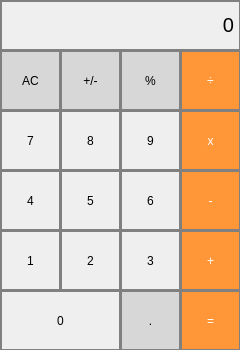
<?xml version="1.0" encoding="UTF-8"?>
<ui version="4.0">
 <class>BVAMainWindow</class>
 <widget class="QMainWindow" name="BVAMainWindow">
  <property name="geometry">
   <rect>
    <x>0</x>
    <y>0</y>
    <width>240</width>
    <height>350</height>
   </rect>
  </property>
  <property name="windowTitle">
   <string>BVAMainWindow</string>
  </property>
  <widget class="QWidget" name="centralwidget">
   <widget class="QLabel" name="bvaLabel">
    <property name="geometry">
     <rect>
      <x>0</x>
      <y>0</y>
      <width>241</width>
      <height>51</height>
     </rect>
    </property>
    <property name="font">
     <font>
      <family>MS Sans Serif</family>
      <pointsize>15</pointsize>
      <italic>false</italic>
      <bold>false</bold>
     </font>
    </property>
    <property name="styleSheet">
     <string notr="true">QLabel{
  border: 2px solid grey;
}</string>
    </property>
    <property name="text">
     <string>0</string>
    </property>
    <property name="textFormat">
     <enum>Qt::RichText</enum>
    </property>
    <property name="alignment">
     <set>Qt::AlignRight|Qt::AlignTrailing|Qt::AlignVCenter</set>
    </property>
   </widget>
   <widget class="QPushButton" name="bvaPushButtonAC">
    <property name="geometry">
     <rect>
      <x>0</x>
      <y>50</y>
      <width>61</width>
      <height>61</height>
     </rect>
    </property>
    <property name="styleSheet">
     <string notr="true">QPushButton {
  background-color: rgb(215, 215, 215);
  border: 2px solid gray;
}
QPushButton:pressed {
    background-color: qlineargradient(x1: 0, y1: 0, x2: 0, y2: 1,
                                      stop: 0 #BEBEBE, stop: 1 #D7D7D7);
}</string>
    </property>
    <property name="text">
     <string>AC</string>
    </property>
   </widget>
   <widget class="QPushButton" name="bvaPushButtonPlusSlashMinus">
    <property name="geometry">
     <rect>
      <x>60</x>
      <y>50</y>
      <width>61</width>
      <height>61</height>
     </rect>
    </property>
    <property name="styleSheet">
     <string notr="true">QPushButton {
  background-color: rgb(215, 215, 215);
  border: 2px solid gray;
}
QPushButton:pressed {
    background-color: qlineargradient(x1: 0, y1: 0, x2: 0, y2: 1,
                                      stop: 0 #BEBEBE, stop: 1 #D7D7D7);
}</string>
    </property>
    <property name="text">
     <string>+/-</string>
    </property>
   </widget>
   <widget class="QPushButton" name="bvaPushButtonPercent">
    <property name="geometry">
     <rect>
      <x>120</x>
      <y>50</y>
      <width>61</width>
      <height>61</height>
     </rect>
    </property>
    <property name="styleSheet">
     <string notr="true">QPushButton {
  background-color: rgb(215, 215, 215);
  border: 2px solid gray;
}
QPushButton:pressed {
    background-color: qlineargradient(x1: 0, y1: 0, x2: 0, y2: 1,
                                      stop: 0 #BEBEBE, stop: 1 #D7D7D7);
}</string>
    </property>
    <property name="text">
     <string>%</string>
    </property>
   </widget>
   <widget class="QPushButton" name="bvaPushButtonDivide">
    <property name="geometry">
     <rect>
      <x>180</x>
      <y>50</y>
      <width>61</width>
      <height>61</height>
     </rect>
    </property>
    <property name="styleSheet">
     <string notr="true">QPushButton {
  background-color: rgb(255, 151, 57);
  color: white; 
  border: 2px solid gray;
}

QPushButton:pressed {
    background-color: qlineargradient(x1: 0, y1: 0, x2: 0, y2: 1,
                                      stop: 0 #FF7832, stop: 1 #FF9739);
}</string>
    </property>
    <property name="text">
     <string>÷</string>
    </property>
   </widget>
   <widget class="QPushButton" name="bvaPushButtonMultiply">
    <property name="geometry">
     <rect>
      <x>180</x>
      <y>110</y>
      <width>61</width>
      <height>61</height>
     </rect>
    </property>
    <property name="styleSheet">
     <string notr="true">QPushButton {
  background-color: rgb(255, 151, 57);
  color: white; 
  border: 2px solid gray;
}

QPushButton:pressed {
    background-color: qlineargradient(x1: 0, y1: 0, x2: 0, y2: 1,
                                      stop: 0 #FF7832, stop: 1 #FF9739);
}</string>
    </property>
    <property name="text">
     <string>x</string>
    </property>
   </widget>
   <widget class="QPushButton" name="bvaPushButton9">
    <property name="geometry">
     <rect>
      <x>120</x>
      <y>110</y>
      <width>61</width>
      <height>61</height>
     </rect>
    </property>
    <property name="styleSheet">
     <string notr="true">QPushButton {
   border: 2px solid gray;

}
QPushButton:pressed {
    background-color: qlineargradient(x1: 0, y1: 0, x2: 0, y2: 1,
                                      stop: 0 #dadbde, stop: 1 #f6f7fa);
}</string>
    </property>
    <property name="text">
     <string>9</string>
    </property>
   </widget>
   <widget class="QPushButton" name="bvaPushButton7">
    <property name="geometry">
     <rect>
      <x>0</x>
      <y>110</y>
      <width>61</width>
      <height>61</height>
     </rect>
    </property>
    <property name="styleSheet">
     <string notr="true">QPushButton {
   border: 2px solid gray;

}
QPushButton:pressed {
    background-color: qlineargradient(x1: 0, y1: 0, x2: 0, y2: 1,
                                      stop: 0 #dadbde, stop: 1 #f6f7fa);
}</string>
    </property>
    <property name="text">
     <string>7</string>
    </property>
   </widget>
   <widget class="QPushButton" name="bvaPushButton8">
    <property name="geometry">
     <rect>
      <x>60</x>
      <y>110</y>
      <width>61</width>
      <height>61</height>
     </rect>
    </property>
    <property name="styleSheet">
     <string notr="true">QPushButton {
   border: 2px solid gray;

}
QPushButton:pressed {
    background-color: qlineargradient(x1: 0, y1: 0, x2: 0, y2: 1,
                                      stop: 0 #dadbde, stop: 1 #f6f7fa);
}</string>
    </property>
    <property name="text">
     <string>8</string>
    </property>
   </widget>
   <widget class="QPushButton" name="bvaPushButtonMinus">
    <property name="geometry">
     <rect>
      <x>180</x>
      <y>170</y>
      <width>61</width>
      <height>61</height>
     </rect>
    </property>
    <property name="styleSheet">
     <string notr="true">QPushButton {
  background-color: rgb(255, 151, 57);
  color: white; 
  border: 2px solid gray;
}

QPushButton:pressed {
    background-color: qlineargradient(x1: 0, y1: 0, x2: 0, y2: 1,
                                      stop: 0 #FF7832, stop: 1 #FF9739);
}</string>
    </property>
    <property name="text">
     <string>-</string>
    </property>
   </widget>
   <widget class="QPushButton" name="bvaPushButton6">
    <property name="geometry">
     <rect>
      <x>120</x>
      <y>170</y>
      <width>61</width>
      <height>61</height>
     </rect>
    </property>
    <property name="styleSheet">
     <string notr="true">QPushButton {
   border: 2px solid gray;

}
QPushButton:pressed {
    background-color: qlineargradient(x1: 0, y1: 0, x2: 0, y2: 1,
                                      stop: 0 #dadbde, stop: 1 #f6f7fa);
}</string>
    </property>
    <property name="text">
     <string>6</string>
    </property>
   </widget>
   <widget class="QPushButton" name="bvaPushButton4">
    <property name="geometry">
     <rect>
      <x>0</x>
      <y>170</y>
      <width>61</width>
      <height>61</height>
     </rect>
    </property>
    <property name="styleSheet">
     <string notr="true">QPushButton {
   border: 2px solid gray;

}
QPushButton:pressed {
    background-color: qlineargradient(x1: 0, y1: 0, x2: 0, y2: 1,
                                      stop: 0 #dadbde, stop: 1 #f6f7fa);
}</string>
    </property>
    <property name="text">
     <string>4</string>
    </property>
   </widget>
   <widget class="QPushButton" name="bvaPushButton5">
    <property name="geometry">
     <rect>
      <x>60</x>
      <y>170</y>
      <width>61</width>
      <height>61</height>
     </rect>
    </property>
    <property name="styleSheet">
     <string notr="true">QPushButton {
   border: 2px solid gray;

}
QPushButton:pressed {
    background-color: qlineargradient(x1: 0, y1: 0, x2: 0, y2: 1,
                                      stop: 0 #dadbde, stop: 1 #f6f7fa);
}</string>
    </property>
    <property name="text">
     <string>5</string>
    </property>
   </widget>
   <widget class="QPushButton" name="bvaPushButtonPlus">
    <property name="geometry">
     <rect>
      <x>180</x>
      <y>230</y>
      <width>61</width>
      <height>61</height>
     </rect>
    </property>
    <property name="styleSheet">
     <string notr="true">QPushButton {
  background-color: rgb(255, 151, 57);
  color: white; 
  border: 2px solid gray;
}

QPushButton:pressed {
    background-color: qlineargradient(x1: 0, y1: 0, x2: 0, y2: 1,
                                      stop: 0 #FF7832, stop: 1 #FF9739);
}</string>
    </property>
    <property name="text">
     <string>+</string>
    </property>
   </widget>
   <widget class="QPushButton" name="bvaPushButton3">
    <property name="geometry">
     <rect>
      <x>120</x>
      <y>230</y>
      <width>61</width>
      <height>61</height>
     </rect>
    </property>
    <property name="styleSheet">
     <string notr="true">QPushButton {
   border: 2px solid gray;

}
QPushButton:pressed {
    background-color: qlineargradient(x1: 0, y1: 0, x2: 0, y2: 1,
                                      stop: 0 #dadbde, stop: 1 #f6f7fa);
}</string>
    </property>
    <property name="text">
     <string>3</string>
    </property>
   </widget>
   <widget class="QPushButton" name="bvaPushButton1">
    <property name="geometry">
     <rect>
      <x>0</x>
      <y>230</y>
      <width>61</width>
      <height>61</height>
     </rect>
    </property>
    <property name="styleSheet">
     <string notr="true">QPushButton {
   border: 2px solid gray;

}
QPushButton:pressed {
    background-color: qlineargradient(x1: 0, y1: 0, x2: 0, y2: 1,
                                      stop: 0 #dadbde, stop: 1 #f6f7fa);
}</string>
    </property>
    <property name="text">
     <string>1</string>
    </property>
   </widget>
   <widget class="QPushButton" name="bvaPushButton2">
    <property name="geometry">
     <rect>
      <x>60</x>
      <y>230</y>
      <width>61</width>
      <height>61</height>
     </rect>
    </property>
    <property name="styleSheet">
     <string notr="true">QPushButton {
   border: 2px solid gray;

}
QPushButton:pressed {
    background-color: qlineargradient(x1: 0, y1: 0, x2: 0, y2: 1,
                                      stop: 0 #dadbde, stop: 1 #f6f7fa);
}</string>
    </property>
    <property name="text">
     <string>2</string>
    </property>
   </widget>
   <widget class="QPushButton" name="bvaPushButtonEquailty">
    <property name="geometry">
     <rect>
      <x>180</x>
      <y>290</y>
      <width>61</width>
      <height>61</height>
     </rect>
    </property>
    <property name="styleSheet">
     <string notr="true">QPushButton {
  background-color: rgb(255, 151, 57);
  color: white; 
  border: 2px solid gray;
}

QPushButton:pressed {
    background-color: qlineargradient(x1: 0, y1: 0, x2: 0, y2: 1,
                                      stop: 0 #FF7832, stop: 1 #FF9739);
}</string>
    </property>
    <property name="text">
     <string>=</string>
    </property>
   </widget>
   <widget class="QPushButton" name="bvaPushButtonDot">
    <property name="geometry">
     <rect>
      <x>120</x>
      <y>290</y>
      <width>61</width>
      <height>61</height>
     </rect>
    </property>
    <property name="styleSheet">
     <string notr="true">QPushButton {
  background-color: rgb(215, 215, 215);
  border: 2px solid gray;
}
QPushButton:pressed {
    background-color: qlineargradient(x1: 0, y1: 0, x2: 0, y2: 1,
                                      stop: 0 #BEBEBE, stop: 1 #D7D7D7);
}</string>
    </property>
    <property name="text">
     <string>.</string>
    </property>
   </widget>
   <widget class="QPushButton" name="bvaPushButton0">
    <property name="geometry">
     <rect>
      <x>0</x>
      <y>290</y>
      <width>121</width>
      <height>61</height>
     </rect>
    </property>
    <property name="styleSheet">
     <string notr="true">QPushButton {
   border: 2px solid gray;

}
QPushButton:pressed {
    background-color: qlineargradient(x1: 0, y1: 0, x2: 0, y2: 1,
                                      stop: 0 #dadbde, stop: 1 #f6f7fa);
}</string>
    </property>
    <property name="text">
     <string>0</string>
    </property>
   </widget>
  </widget>
 </widget>
 <resources/>
 <connections/>
</ui>
